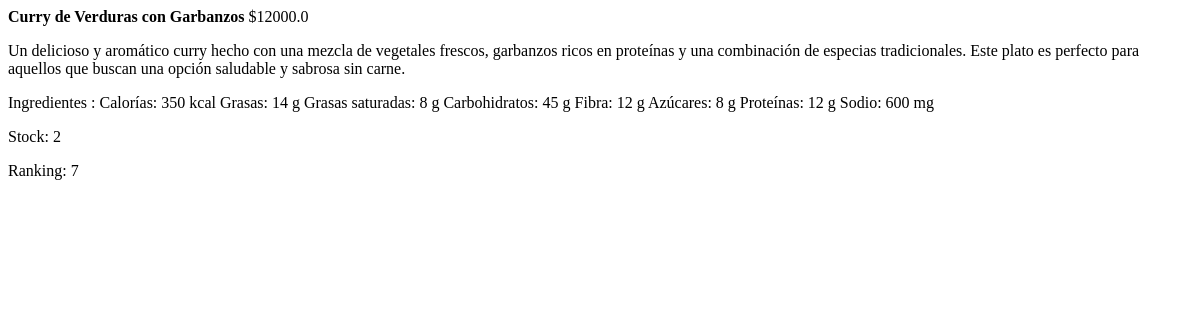
Before: /view_product (signed in) with the older database file.
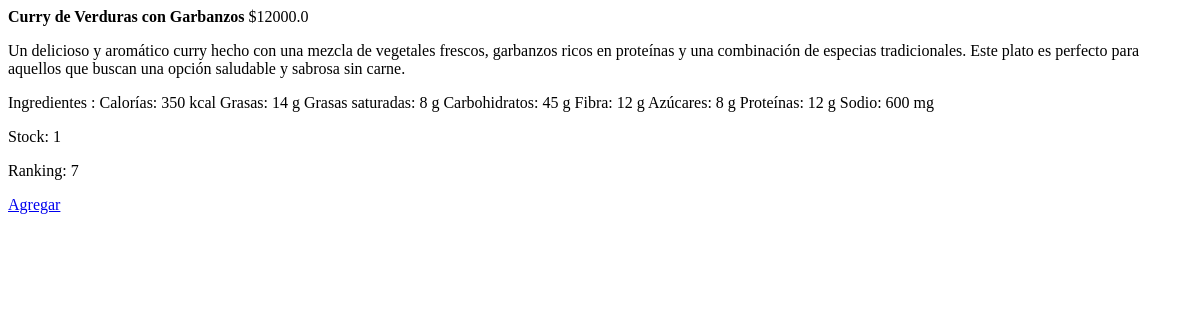
After: the same page with the newer database file.
### tables this page shows
CREATE TABLE product (
      id_product INTEGER PRIMARY KEY AUTOINCREMENT,
      name TEXT,
      description TEXT,
      ingredients TEXT,
      inf_nutrition TEXT,
      price FLOAT,
      stock INT,
      date DATETIME,
      ranking INT,
      id_category INT,
      FOREIGN KEY (id_category) REFERENCES category(id_category)
    );

### main.py (the view)
@app.route('/view_product')
def view_product():
    if (not('id_user' in session)):
      return redirect(url_for('main'))
    return render_template('view_product.html', products = cnx.product_findall())

### modelos/Connection.py (called while the page is built)
    def fetch_data(self, query, values=None):
        if values:
            self.cursor.execute(query, values)
        else:
            self.cursor.execute(query)
        return self.cursor.fetchall()

    def product_findall(self):
        return self.fetch_data("SELECT * FROM product")

### templates/view_product.html
<section class="">
{% if products|length > 0 %}
<div id="{{ id_category }}" class="w3-container menu w3-padding-32 w3-white">
{% for product in products %}
<p class="h1"><b>{{product[1]}}</b> <span class="w3-right w3-tag w3-dark-grey w3-round">${{product[5]}}</span></p>
  <p class="w3-text-grey">{{product[2]}}</p>
  <p class="w3-text-grey">Ingredientes : {{product[4]}}</p>
  <p class="w3-text-grey">Stock: {{product[6]}}</p>
  <p class="w3-text-grey">Ranking: {{product[8]}}</p>
  {% if 'id_user' in session and session['rol']  == "User" %}
  <a id="btn-enviar" href="{{ url_for('insert_detail',id_product=product[0]) }}" class="w3-button w3-green fs-3">Agregar</a>
  {% endif %}
{% endfor %}
</div>
{% else %}
<p class="h5">No se encontraron registros de porductos en la base de datos</p>
{% endif %}
</section>

Changed rows visible on the page:
changed product "Curry de Verduras con Garbanzos": stock "2" → "1"; now shows "Agregar"
